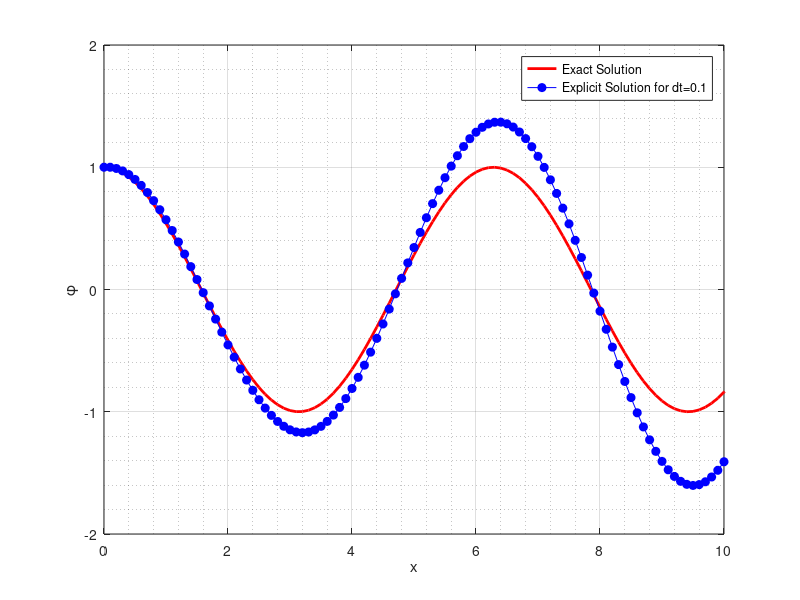

This chart was generated by the following MATLAB code:
% AMAN PAREKH - 180073
% ME630 - Fall 2021
%% Explicit Euler for 2b
T = 15;

dt = 0.1 ;     % For timestep = 0.1
time = 0:dt:T;
n = T/dt;     % Number of timesteps

phi1 = zeros(ceil(n),1);      % Initializing Solution to 1
phi1_prime = zeros(ceil(n),1);
phi1(1) = 1;           % Assigning Initial Condition
phi1_prime(1) = 0;

for i = 1:n-1
    phi1(i+1) = phi1(i) + dt*phi1_prime(i);
    phi1_prime(i+1) = phi1_prime(i) - dt*phi1(i);
end

t = 0:0.1:T;
plot(t, cos(t), 'r','LineWidth', 2);
hold on;
plot(time(1:length(phi1)), phi1, 'bo-', 'MarkerFaceColor', 'b');
xlabel('x');
xlim([0 10]);
ylabel('\phi');
legend('Exact Solution', 'Explicit Solution for dt=0.1')
grid on;
grid minor;